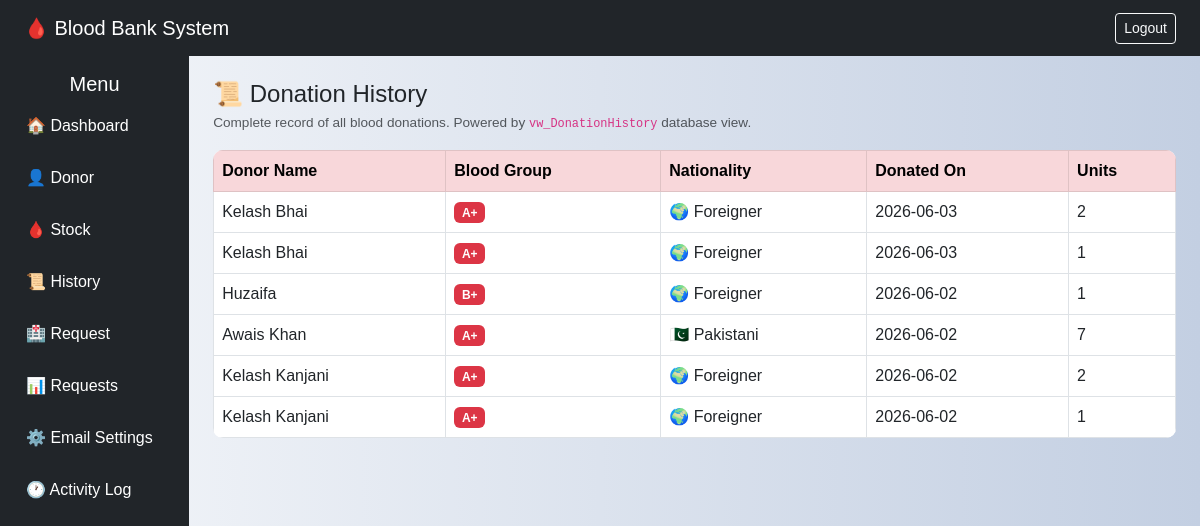
The page /history (signed in) on the database its author committed.
### tables this page shows
CREATE TABLE Donation(
        id            INTEGER PRIMARY KEY AUTOINCREMENT,
        donor_id      INTEGER NOT NULL
                      REFERENCES Donor(id) ON DELETE CASCADE,
        donation_date TEXT NOT NULL,
        units         INTEGER NOT NULL CHECK(units > 0)
    );

CREATE TABLE Donor(
        id           INTEGER PRIMARY KEY AUTOINCREMENT,
        donor_code   TEXT UNIQUE NOT NULL,
        name         TEXT NOT NULL,
        nationality  TEXT NOT NULL DEFAULT 'Pakistani'
                     CHECK(nationality IN ('Pakistani','Foreigner')),
        cnic         TEXT UNIQUE,
        phone        TEXT UNIQUE,
        email        TEXT UNIQUE,
        blood_group  TEXT NOT NULL
                     CHECK(blood_group IN ('A+','A-','B+','B-',
                                           'O+','O-','AB+','AB-'))
    );

### app.py (the view)
@app.route("/history")
def history():
    if "user" not in session:
        return redirect("/login")
    conn = get_db()
    cur = conn.cursor()
    cur.execute("SELECT * FROM vw_DonationHistory")
    data = cur.fetchall()
    conn.close()
    return render_template("history.html", data=data)

### app.py (called while the page is built)
def get_db():
    conn = sqlite3.connect("database.db")
    conn.row_factory = sqlite3.Row
    return conn

### templates/history.html (shortened to what this page needs)
{% extends "base.html" %}
{% block content %}
<h4 class="mb-1">📜 Donation History</h4>
<p class="text-muted mb-3" style="font-size:.85rem;">Complete record of all blood donations. Powered by <code>vw_DonationHistory</code> database view.</p>
<table class="table table-bordered table-hover">
<thead class="table-danger">
<tr>
<th>Donor Name</th>
<th>Blood Group</th>
<th>Nationality</th>
<th>Donated On</th>
<th>Units</th>
</tr>
</thead>
<tbody>
{% for h in data %}
<tr>
<td>{{ h['donor_name'] }}</td>
<td><span class="badge bg-danger">{{ h['blood_group'] }}</span></td>
<td>{{ '🇵🇰 Pakistani' if h['nationality']=='Pakistani' else '🌍 Foreigner' }}</td>
<td>{{ h['donation_date'] }}</td>
<td>{{ h['units'] }}</td>
</tr>
{% endfor %}
</tbody>
</table>
{% endblock %}

### static/style.css (style rules this page uses)
body { background: linear-gradient(to right,#f5f7fa,#c3cfe2); font-family: Arial; }
.table { background:white; border-radius:10px; overflow:hidden; }

### rows shown on the page
Donation: donor_name "Kelash Bhai", blood_group "A+", donation_date "2026-06-03", units "2"
Donor: nationality "🌍 Foreigner"
Donation: donor_name "Kelash Bhai", blood_group "A+", donation_date "2026-06-03", units "1"
Donation: donor_name "Huzaifa", blood_group "B+", donation_date "2026-06-02", units "1"
Donor: nationality "🌍 Foreigner"
Donation: donor_name "Awais Khan", blood_group "A+", donation_date "2026-06-02", units "7"
Donor: nationality "🇵🇰 Pakistani"
Donation: donor_name "Kelash Kanjani", blood_group "A+", donation_date "2026-06-02", units "2"
Donor: nationality "🌍 Foreigner"
Donation: donor_name "Kelash Kanjani", blood_group "A+", donation_date "2026-06-02", units "1"
